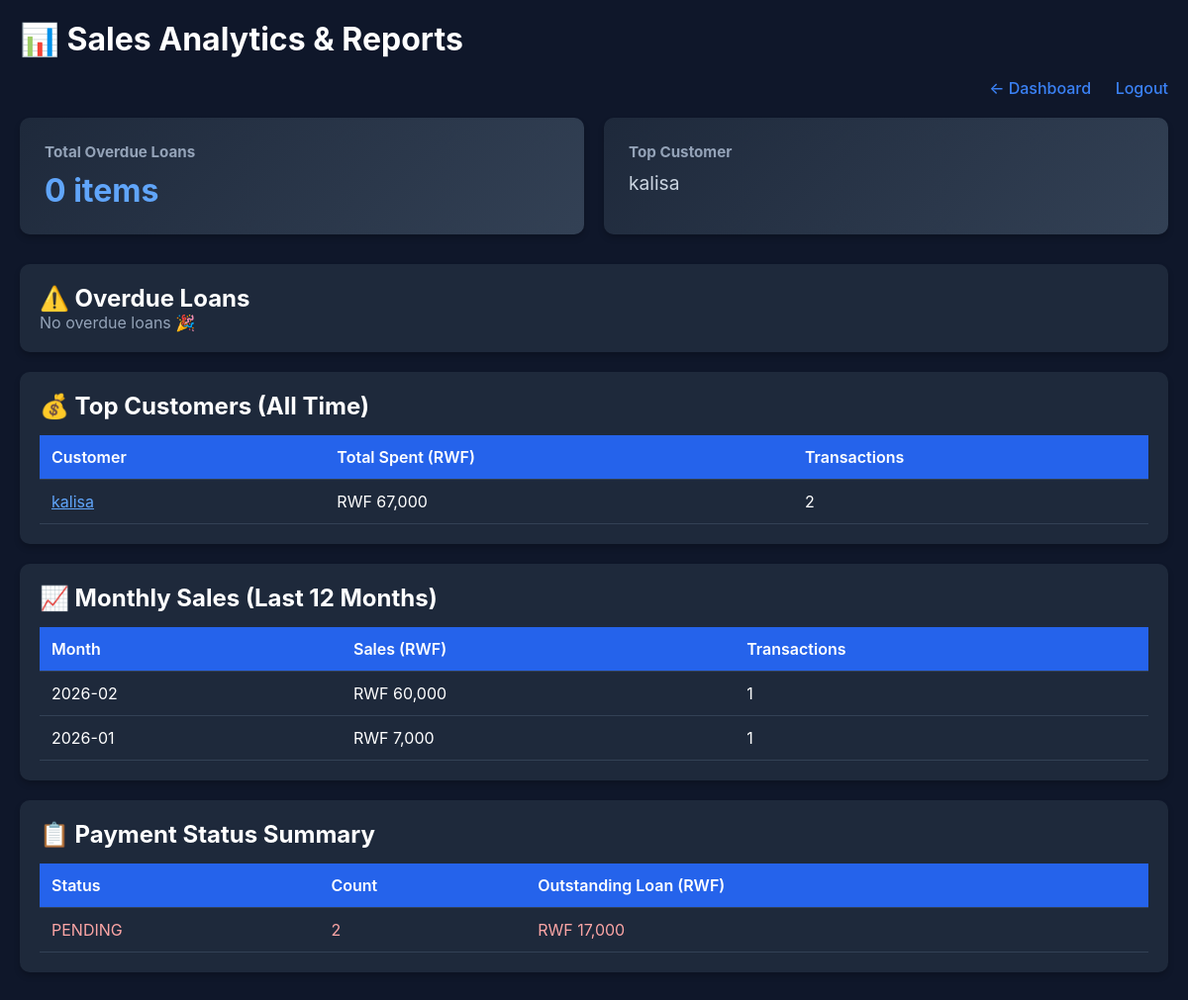
Screenshot of /analytics (signed in) with the database file from the repository.
### tables this page shows
CREATE TABLE customers(
        id INTEGER PRIMARY KEY AUTOINCREMENT,
        full_name TEXT UNIQUE,
        phone TEXT,
        address TEXT,
        note TEXT,
        credit_limit REAL DEFAULT 0,
        created_at TEXT
    );

### app.py (the view)
@app.route("/analytics")
def analytics():
    if "user" not in session:
        return redirect("/login")
    conn = get_db()
    monthly_sales = conn.execute("""
        SELECT strftime('%Y-%m', date) as month, SUM(total) as sales, COUNT(*) as transactions
        FROM records
        WHERE date IS NOT NULL
        GROUP BY month
        ORDER BY month DESC
        LIMIT 12
    """).fetchall()
    top_customers = conn.execute("""
        SELECT customers.full_name, SUM(records.total) as total_spent, COUNT(records.id) as transactions
        FROM records
        JOIN customers ON records.customer_id = customers.id
        GROUP BY records.customer_id
        ORDER BY total_spent DESC
        LIMIT 10
    """).fetchall()
    payment_summary = conn.execute("""
        SELECT payment_status, COUNT(*) as count, SUM(loan) as total_loan
        FROM records
        GROUP BY payment_status
    """).fetchall()
    from datetime import datetime, timedelta
    today = datetime.today().date()
    overdue_records = conn.execute("""
        SELECT records.id, customers.full_name, records.loan, records.due_date
        FROM records
        JOIN customers ON records.customer_id = customers.id
        WHERE payment_status = 'pending' AND due_date < ? AND loan > 0
        ORDER BY due_date ASC
    """, (today,)).fetchall()
    conn.close()
    return render_template("analytics.html",
                           monthly_sales=monthly_sales,
                           top_customers=top_customers,
                           payment_summary=payment_summary,
                           overdue_records=overdue_records)

### app.py (called while the page is built)
@app.template_filter('rwf')
def format_rwf(value):
    try:
        return f"RWF {int(value):,.0f}"
    except (ValueError, TypeError):
        return "RWF 0"

def get_db():
    conn = sqlite3.connect("store.db")
    conn.row_factory = sqlite3.Row
    return conn

### templates/analytics.html (shortened to what this page needs)
<!DOCTYPE html>
<html>
<head>
</head>
<body>
<div class="container">
<h1>📊 Sales Analytics & Reports</h1>
<div class="nav-bar">
  <a href="/">← Dashboard</a>
  <a href="/logout">Logout</a>
</div>
<div class="grid">
  <div class="kpi-card">
    <h3>Total Overdue Loans</h3>
    <div class="value warning">{{ overdue_records|length }} items</div>
  </div>
  <div class="kpi-card">
    <h3>Top Customer</h3>
    {% if top_customers %}
      <div style="font-size: 1.2em; color: #cbd5e1;">{{ top_customers[0].full_name }}</div>
    {% endif %}
  </div>
</div>
<div class="card">
<h2>⚠️ Overdue Loans</h2>
{% if overdue_records %}
  <table>
    <thead>
      <tr>
        <th>Customer</th>
        <th>Loan Amount (RWF)</th>
        <th>Due Date</th>
      </tr>
    </thead>
    <tbody>
      {% for r in overdue_records %}
        <tr>
          <td><a href="/customer/{{ r.customer_id }}" style="color: #60a5fa;">{{ r.full_name }}</a></td>
          <td class="warning">{{ r.loan|rwf }}</td>
          <td class="warning">{{ r.due_date or '–' }}</td>
        </tr>
      {% endfor %}
    </tbody>
  </table>
{% else %}
  <p style="color: #94a3b8;">No overdue loans 🎉</p>
{% endif %}
</div>
<div class="card">
<h2>💰 Top Customers (All Time)</h2>
{% if top_customers %}
  <table>
    <thead>
      <tr>
        <th>Customer</th>
        <th>Total Spent (RWF)</th>
        <th>Transactions</th>
      </tr>
    </thead>
    <tbody>
      {% for c in top_customers %}
        <tr>
          <td><a href="/customer/{{ c.id }}" style="color: #60a5fa;">{{ c.full_name }}</a></td>
          <td>{{ c.total_spent|rwf }}</td>
          <td>{{ c.transactions }}</td>
        </tr>
      {% endfor %}
    </tbody>
  </table>
{% endif %}
</div>
<div class="card">
<h2>📈 Monthly Sales (Last 12 Months)</h2>
{% if monthly_sales %}
  <table>
    <thead>
      <tr>
        <th>Month</th>
        <th>Sales (RWF)</th>
        <th>Transactions</th>
      </tr>
    </thead>
    <tbody>
      {% for m in monthly_sales %}
        <tr>
          <td>{{ m.month }}</td>
          <td>{{ m.sales|rwf }}</td>
          <td>{{ m.transactions }}</td>
        </tr>
      {% endfor %}
    </tbody>
  </table>
{% endif %}
</div>
<div class="card">
<h2>📋 Payment Status Summary</h2>
{% if payment_summary %}
  <table>
    <thead>
      <tr>
        <th>Status</th>
        <th>Count</th>
        <th>Outstanding Loan (RWF)</th>
      </tr>
    </thead>
    <tbody>
      {% for p in payment_summary %}
        <tr style="{% if p.payment_status == 'pending' %}color: #fca5a5;{% else %}color: #86efac;{% endif %}">
          <td>{{ p.payment_status|upper }}</td>
          <td>{{ p.count }}</td>
          <td>{{ p.total_loan|rwf }}</td>
        </tr>
      {% endfor %}
    </tbody>
  </table>
{% endif %}
</div>
</div>
</body>
</html>

### templates/analytics.html (style rules this page uses)
* { margin: 0; padding: 0; box-sizing: border-box; }
body { font-family: -apple-system, BlinkMacSystemFont, 'Segoe UI', Roboto, Arial, sans-serif; background:#0f172a; color:white; padding:20px; min-height: 100vh; }
.container { max-width: 1400px; margin: 0 auto; }
h1 { margin-bottom: 20px; font-size: 2em; }
.nav-bar { text-align: right; margin-bottom: 20px; }
.nav-bar a { color:#3b82f6; text-decoration:none; font-weight: 500; margin-left: 20px; }
.grid { display: grid; grid-template-columns: repeat(auto-fit, minmax(250px, 1fr)); gap: 20px; margin-bottom: 30px; }
.kpi-card { background: linear-gradient(135deg, #1e293b 0%, #334155 100%); padding: 25px; border-radius: 10px; box-shadow: 0 4px 6px rgba(0,0,0,0.2); }
.kpi-card h3 { color: #94a3b8; font-size: 0.95em; margin-bottom: 10px; }
.kpi-card .value { font-size: 2em; color: #60a5fa; font-weight: 700; }
.card { background:#1e293b; padding:20px; border-radius:10px; margin-bottom:20px; box-shadow: 0 4px 6px rgba(0,0,0,0.2); }
table { width:100%; border-collapse:collapse; margin-top:15px; }
th, td { padding:12px; border-bottom:1px solid #334155; text-align:left; }
th { background:#2563eb; font-weight: 600; }
.warning { color: #fca5a5; font-weight: 600; }

### rows the page displays
customers: full_name "kalisa", total_spent|rwf "RWF 67,000", transactions "2"

### other values shown
{{ overdue_records|length }} "0"
{{ m.month }} "2026-02" "2026-01"
{{ m.sales|rwf }} "RWF 60,000" "RWF 7,000"
{{ m.transactions }} "1" "1"
{{ p.payment_status|upper }} "PENDING"
{{ p.count }} "2"
{{ p.total_loan|rwf }} "RWF 17,000"
